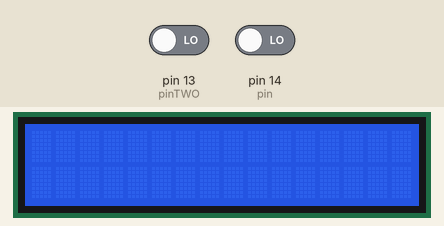
Bench run of a sketch on a simulated Arduino Uno, built with avr-gcc and run on an emulated ATmega328P. Shown: 16×2 character LCD. Inputs (shaded band) come from the test bench; at power-on: pin 14 (pin) LOW, pin 13 (pinTWO) LOW. What the sketch prints to the serial monitor is not drawn.

Above: at 1.2 s.
Timing chart, 0 to 0.7 s (numbered marks = the images above; inputs shaded):
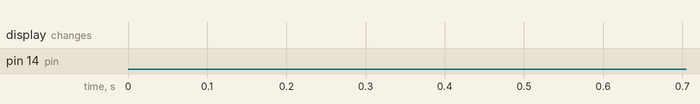

The sketch:

lcd.ino
```cpp
#include <LiquidCrystal_I2C.h>

LiquidCrystal_I2C lcd(0x27,16,2);

#define pin 14
#define pinTWO 13

int x;
int z;

boolean y = false;

void setup() {
  Serial.begin(115200);
  lcd.init();
  lcd.backlight();
  lcd.clear();


  pinMode(pin, INPUT);
  pinMode(pinTWO, INPUT);
}
void loop() {


  x = digitalRead(pin);
  z = digitalRead(pinTWO);

  Serial.println(x);

  if(x == HIGH){
    lcd.setCursor(0,0);
    lcd.print("Compra efectuada");
    lcd.setCursor (0,1);
    lcd.print("Valor 1.5 euros");
    y = true;
  }

  if(z == HIGH){
    lcd.setCursor(0,0);
    lcd.print("Compra falhada..");
    lcd.setCursor (0,1);
    lcd.print("Valor 1.5 euros");

    y = true;
  }

  if(y == true){
    lcd.display();
    delay(500);
    lcd.noDisplay();
    delay(500);
    lcd.display();
    delay(500);
    lcd.noDisplay();
    delay(500);
    lcd.display();
    delay(10000);
    lcd.noDisplay();
    y = false;
  }
}
```
